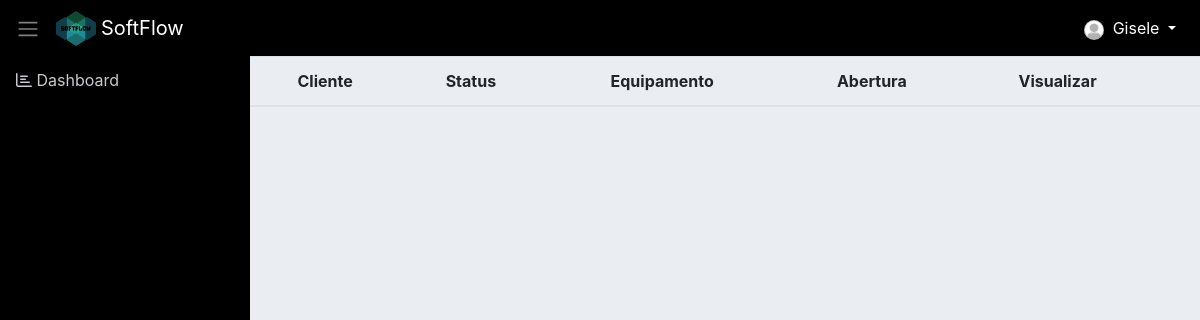
Page /chamado_espera.php (signed in) on the earlier database version.
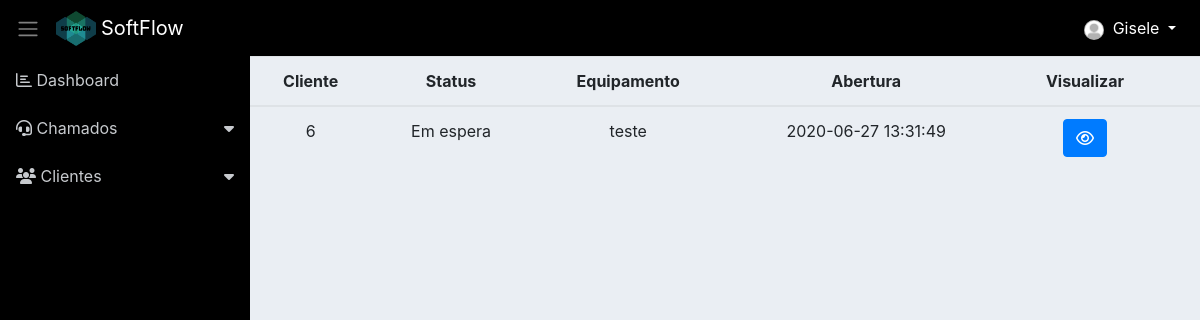
Same page on the later database version.
### tables this page shows
CREATE TABLE `chamado` (
  `id` int(11) NOT NULL,
  `id_cliente` int(11) NOT NULL,
  `id_funcionario` int(11) DEFAULT NULL,
  `status` varchar(155) NOT NULL,
  `equipamento` varchar(115) NOT NULL,
  `descricao` varchar(155) NOT NULL,
  `abertura` varchar(155) NOT NULL,
  `encerramento` varchar(155) DEFAULT NULL
);

### classes/Model.php (called while the page is built, shortened)
<?php
require_once 'Conn.php';
class Model
{
    public function __construct()
    {
        $conn = new Conn();
        $this->db = $conn->getConn();
    }
}

### classes/Conn.php (called while the page is built)
<?php
class Conn {
    public static $Host = "localhost";
    public static $User = "root";
    public static $Pass = "";
    public static $Dbname = "sistema_informatica_pi";
    private static $Connect = null;
    private static function Conectar() {
        try {
            if(self::$Connect == null):
                self::$Connect = new PDO('mysql:host=' . self::$Host .';dbname='.self::$Dbname, self::$User, self::$Pass);
            endif;
        } catch (Exception $ex) {
            echo 'Mensagem: ' . $ex->getMessage();
            die;
        }
        return self::$Connect;
    }
    public function getConn() {
        return self::Conectar();
    }
}

### classes/ChamadoDAO.php (called while the page is built, shortened)
<?php
require_once 'Model.php';
class ChamadoDAO extends Model
{
    public function __construct() {
    	$this->tabela = 'chamado';
    	$this->class = 'Chamado';
    }
    public function listarEspera()
    {
        $sql = "SELECT * FROM {$this->tabela} WHERE status = 'Em espera'";
        $stmt = $this->db->prepare($sql);
        $stmt->setFetchMode(PDO::FETCH_CLASS, $this->class);
        $stmt->execute();
        return $stmt->fetchAll();
    }
}

### classes/Chamado.php (called while the page is built, shortened)
<?php
class Chamado
{
	private $id;
	private $id_cliente;
	private $status;
	private $abertura;
    private $equipamento;
    public function getId()
    {
        return $this->id;
    }
    public function getStatus()
    {
        return $this->status;
    }
    public function getAbertura()
    {
        return $this->abertura;
    }
    public function getIdCliente()
    {
        return $this->id_cliente;
    }
    public function getEquipamento()
    {
        return $this->equipamento;
    }
}

### chamado_espera.php (the view, shortened to what this page needs)
<?php include 'layout/header.php'; ?>
<?php include './layout/menu.php'; ?>
<?php
require 'classes/Chamado.php';
require 'classes/ChamadoDAO.php';
$chamadoDAO = new ChamadoDAO();
$chamados = $chamadoDAO->listarEspera();
?>
<div style="width: 100%;">
	<table class="table text-center">
		<thead>
			<tr>
				<th>Cliente</th>
				<th>Status</th>
				<th>Equipamento</th>
				<th>Abertura</th>
				<th>Visualizar</th>
				<th></th>
			</tr>
		</thead>
		<tbody>
			<?php foreach ($chamados as $chamado) { ?>
				<tr>
					<td><?= $chamado->getIdCliente() ?></td>
					<td><?= $chamado->getStatus() ?></td>
					<td><?= $chamado->getEquipamento() ?></td>
					<td><?= $chamado->getAbertura() ?></td>
					<td>
					<a class="btn btn-primary" href="visualizar_chamado.php?id=<?= $chamado->getId() ?>"><i class="fa fa-eye"></i></a>
					</td>
				</tr>
			<?php } ?>
		</tbody>
	</table>
</div>
<?php include 'layout/footer.php'; ?>

### layout/menu.php (shortened to what this page needs)
<?php
  $permissaoClienteMenu = retornaControle('cliente');
  $permissaoChamadoMenu = retornaControle('chamado');
?>
<nav class="sidebar">
    <ul class="list-unstyled">
        <li><a href="adm.php"><i class="far fa-chart-bar"></i></i> Dashboard</a></li>
        <?php if(!empty($permissaoChamadoMenu)): ?>
        <li>
            <a href="#submenu4" data-toggle="collapse">
                <i class="fas fa-headset"></i> Chamados</a>
        </li>
        <?php endif; ?>
        <?php if(!empty($permissaoClienteMenu)): ?>
        <li>
            <a href="#submenu3" data-toggle="collapse">
            <i class="fas fa-users fa"></i> Clientes</a>
        </li>
        <?php endif; ?>
    </ul>
</nav>

Differences in the rows shown:
added chamado: id_cliente "6", status "Em espera", equipamento "teste", abertura "2020-06-27 13:31:49"
Other differences:
text now shown: "Chamados Clientes"
